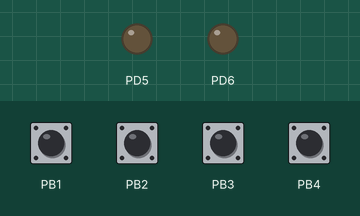
Simulated run of this program. Board: ATmega328P, built with avr-gcc and emulated at 16 MHz (the files do not name the chip). Parts: output pins drawn as LEDs (lit = HIGH). The test bench sets the inputs (shaded band); at power-on: PB1–4 HIGH.

Above: at 1.2 s.
1.3 s: PB1 pulsed LOW 5 times (0.12 s each, 0.3 s apart)
At 3.8 s:
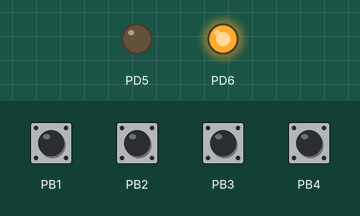
Timing chart, 0 to 6.0 s (numbered marks = the images above; inputs shaded):
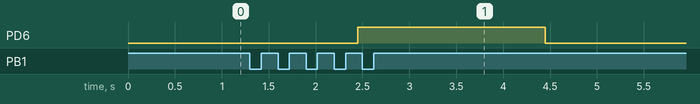

Measured:
- after the input at 1.3 s, PD6: LOW → HIGH after 1.2 s, → LOW 2.0 s later

The program:

main.cpp
```cpp
#define F_CPU 16000000UL

#include <avr/io.h>
#include <util/delay.h>

// Password
int password[4] = {1, 2, 3, 4};
int entered[4];
int indexPos = 0;

void storeInput(int value);

int main(void)
{
    // ================= INPUT (PB1–PB4) =================
    DDRB &= ~((1 << PB1) | (1 << PB2) | (1 << PB3) | (1 << PB4));

    // Enable pull-up resistors
    PORTB |= (1 << PB1) | (1 << PB2) | (1 << PB3) | (1 << PB4);

    // ================= OUTPUT LEDs =================
    DDRD |= (1 << PD5) | (1 << PD6);

    PORTD &= ~((1 << PD5) | (1 << PD6));

    while (1)
    {
        if (!(PINB & (1 << PB1)))
            storeInput(1);

        if (!(PINB & (1 << PB2)))
            storeInput(2);

        if (!(PINB & (1 << PB3)))
            storeInput(3);

        if (!(PINB & (1 << PB4)))
            storeInput(4);
    }
}

void storeInput(int value)
{
    entered[indexPos] = value;
    indexPos++;

    _delay_ms(250); // Debounce

    // Wait until all buttons are released
    while (!(PINB & (1 << PB1)) ||
           !(PINB & (1 << PB2)) ||
           !(PINB & (1 << PB3)) ||
           !(PINB & (1 << PB4)))
    {
    }

    if (indexPos == 4)
    {
        int correct = 1;

        for (int i = 0; i < 4; i++)
        {
            if (entered[i] != password[i])
            {
                correct = 0;
            }
        }

        if (correct)
        {
            PORTD |= (1 << PD5);   // Green LED ON
            _delay_ms(2000);
            PORTD &= ~(1 << PD5);  // Green LED OFF
        }
        else
        {
            PORTD |= (1 << PD6);   // Red LED ON
            _delay_ms(2000);
            PORTD &= ~(1 << PD6);  // Red LED OFF
        }

        indexPos = 0;
    }
}
```
